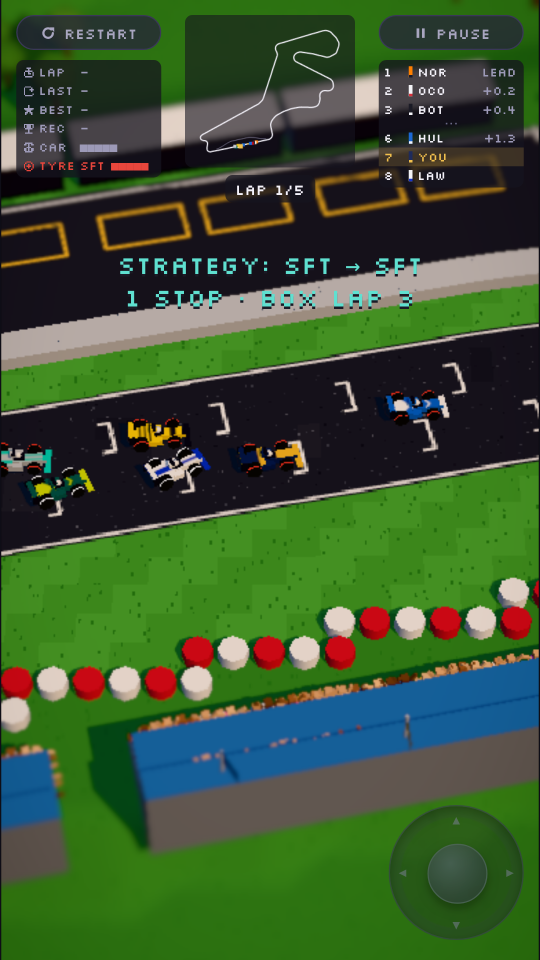
#> input picture store/screenshots/01-crescent-park.png, 1080 x 1920 px (shown at 1/2 size); its folder holds only this picture in this run
$ python appstore-art.py
#> lines starting #> are read from the running program, lines starting #| are printed output that depends on the picture
#!/usr/bin/env python3
"""Draws the App Store screenshots: the Play screenshots (store/screenshots) under a caption, on the game's dark deck,
at the sizes App Store Connect takes.

    python3 tools/appstore-art.py        (needs Pillow: pip install pillow)

Writes store/appstore/iphone-6.9/ (1290 x 2796) and store/appstore/ipad-13/ (2064 x 2752), and copies the 1024 x 1024
app icon; commit the results.
"""
import shutil
from pathlib import Path

from PIL import Image, ImageDraw, ImageFont

ROOT = Path(__file__).resolve().parent.parent
SRC = ROOT / 'store/screenshots'
OUT = ROOT / 'store/appstore'
FONT = '/usr/share/fonts/opentype/inter/InterDisplay-Bold.otf'

DECK = (14, 13, 22)
GOLD = (242, 193, 78)
WHITE = (244, 242, 250)

SHOTS = [
    ('01-crescent-park', 'RACE 19 PIXEL-3D CIRCUITS'),
    ('02-vegas', 'NEON NIGHTS, CITY STREETS'),
    ('03-glacier-pass', 'RAIN, SNOW AND PIT STOPS'),
    ('04-suzuka', 'FIGURE-OF-EIGHT, OVER THE BRIDGE'),
    ('05-dune-coast', 'DRIFT THE DUNES'),
    ('06-dust-bowl', 'WIN THE CHAMPIONSHIP'),
    ('07-title', 'CUT THE CORNERS!'),
]
SIZES = {'iphone-6.9': (1290, 2796), 'ipad-13': (2064, 2752)}


def render(name, caption, size):
#> called with name = '01-crescent-park', caption = 'RACE 19 PIXEL-3D CIRCUITS', size = (1290, 2796)
    w, h = size
    canvas = Image.new('RGB', size, DECK)
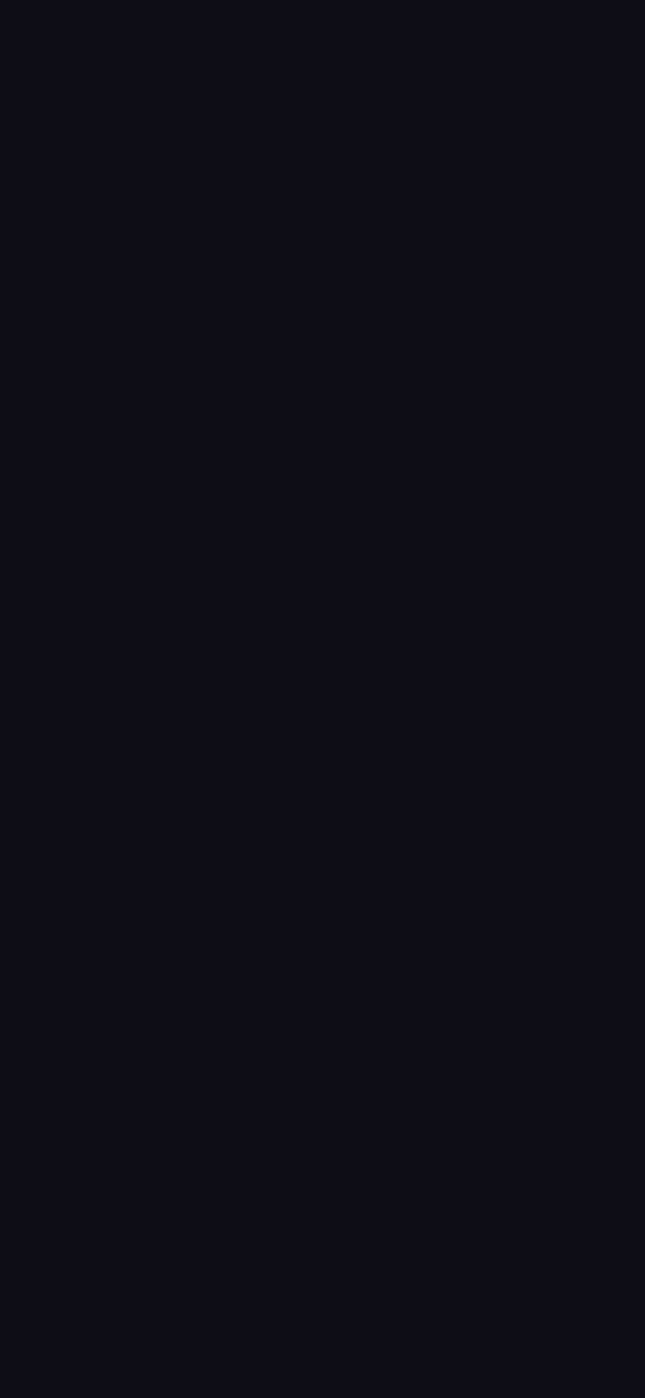
#> canvas: PIL image 1290x2796 RGB (shown at 1/2 size); mean R, G, B 14, 13, 22
    d = ImageDraw.Draw(canvas)
    band = int(h * 0.1)
    font = ImageFont.truetype(FONT, int(w * 0.052))
    tw = d.textlength(caption, font=font)
#> tw = 894.8
    d.text(((w - tw) / 2, band * 0.5), caption, font=font, fill=GOLD, anchor='lm')
    shot = Image.open(SRC / f'{name}.png').convert('RGB')
#> shot is the input picture: PIL image 1080x1920 RGB; mean R, G, B 58.2, 85.7, 49.3
    th = h - band - int(h * 0.02)
    tw2 = round(shot.width * th / shot.height)
#> tw2 = 1385
    if tw2 > w:
        tw2, th = w, round(shot.height * w / shot.width)
#> tw2 = 1290; th = 2293
    shot = shot.resize((tw2, th), Image.LANCZOS)
#> shot: PIL image 1290x2293 RGB
    canvas.paste(shot, ((w - tw2) // 2, band))
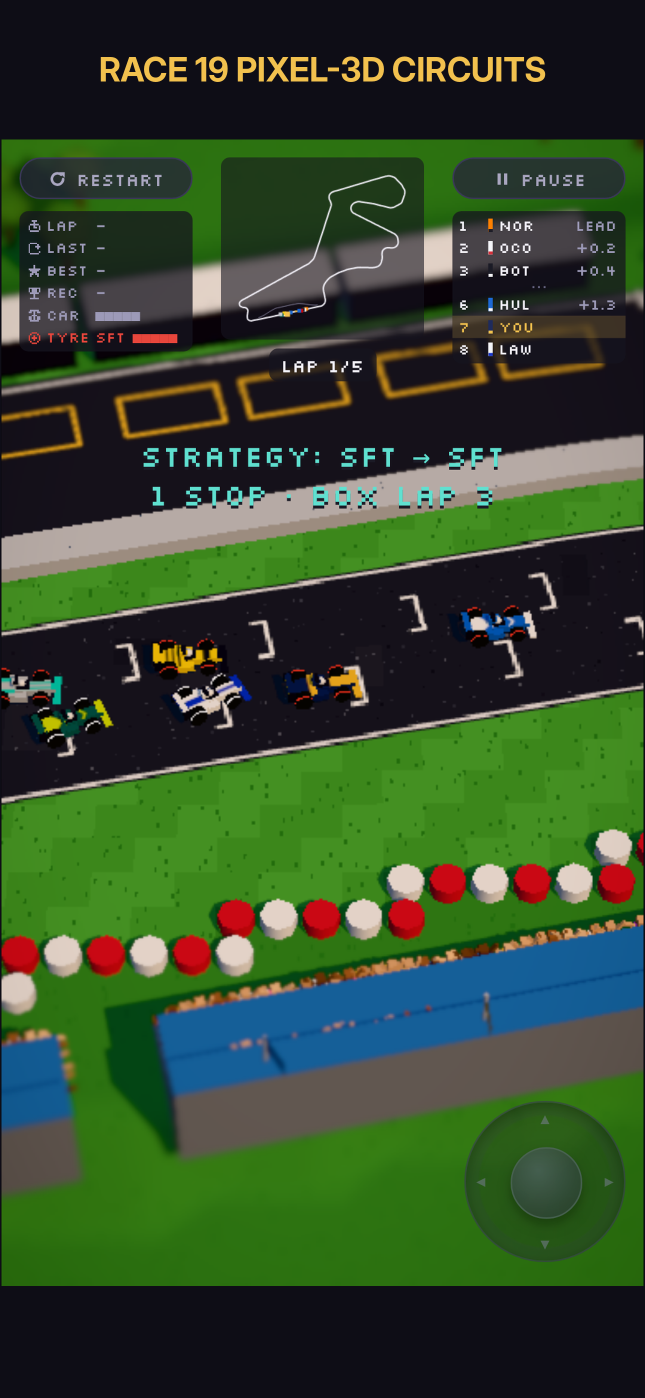
#> canvas: PIL image 1290x2796 RGB (shown at 1/2 size); mean R, G, B 51.5, 73.6, 44.7
    return canvas


def main():
    for folder, size in SIZES.items():
        out = OUT / folder
        out.mkdir(parents=True, exist_ok=True)
        for name, caption in SHOTS:
            render(name, caption, size).save(out / f'{name}.png', optimize=True)
    shutil.copy(ROOT / 'ios/App/App/Assets.xcassets/AppIcon.appiconset/AppIcon-512@2x.png', OUT / 'icon-1024.png')


if __name__ == '__main__':
#> (the run stopped early here; a loop or call above may not have finished)
